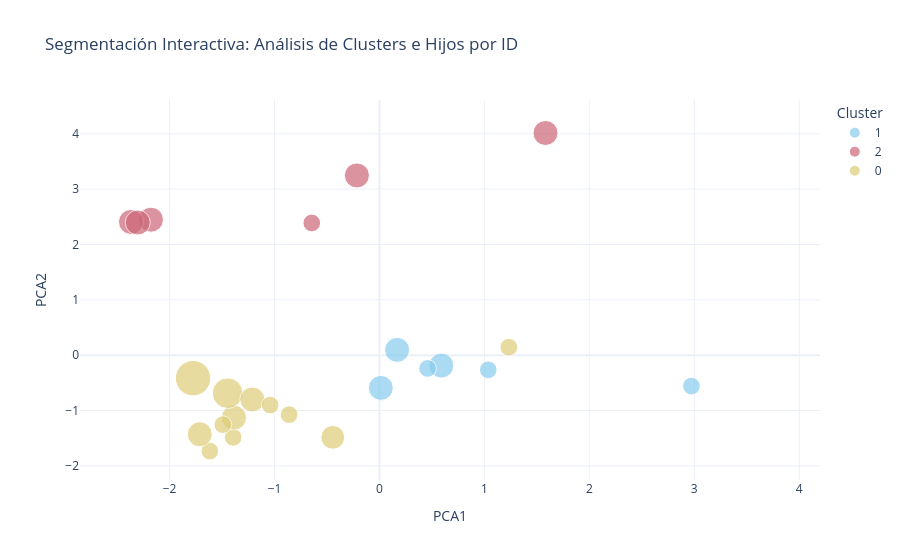

The notebook cell saved with this chart:
### Code cell
import plotly.express as px

# Aseguramos que Cluster sea un string para colores discretos
df_id['Cluster'] = df_id['Cluster'].astype(str)

fig = px.scatter(
    df_id, 
    x='PCA1', 
    y='PCA2', 
    color='Cluster',
    size='Son',
    size_max=25,
    # --- CAMBIOS AQUÍ ---
    hover_name=df_id.index,    # Si el ID es el índice del DataFrame
    # hover_name='ID_Column',  # Descomenta esta si tu ID es una columna llamada 'ID_Column'
    hover_data={
        'PCA1': False,         # Ocultamos coordenadas si no son útiles para el usuario
        'PCA2': False, 
        'Cluster': True, 
        'Son': True
    },
    # ---------------------
    color_discrete_sequence=px.colors.qualitative.Safe,
    title='Segmentación Interactiva: Análisis de Clusters e Hijos por ID',
    template='plotly_white'
)

fig.update_traces(marker=dict(line=dict(width=1, color='White')))
fig.update_layout(
    legend_title_text='Cluster',
    hoverlabel=dict(bgcolor="white", font_size=14) # Mejora la legibilidad del ID
)

fig.show()

### Figure 1 — Plotly figure (JSON) as saved in the notebook; plotly's stock layout.template omitted (floating-point values rounded to 4 significant figures)
{"data": [{"customdata": [["1", 1], ["1", 2], ["1", 2], ["1", 0], ["1", 0], ["1", 0], ["1", 0], ["1", 0], ["1", 1], ["1", 0], ["1", 0], ["1", 2], ["1", 0], ["1", 1]], "hovertemplate": "<b>%{hovertext}</b><br><br>Cluster=%{customdata[0]}<br>Son=%{customdata[1]}<extra></extra>", "hovertext": [0.0, 5.0, 8.0, 17.0, 20.0, 21.0, 24.0, 26.0, 27.0, 30.0, 31.0, 32.0, 33.0, 34.0], "legendgroup": "1", "marker": {"color": "rgb(136, 204, 238)", "line": {"color": "White", "width": 1}, "size": [1.0, 2.0, 2.0, 0.0, 0.0, 0.0, 0.0, 0.0, 1.0, 0.0, 0.0, 2.0, 0.0, 1.0], "sizemode": "area", "sizeref": 0.0064, "symbol": "circle"}, "mode": "markers", "name": "1", "orientation": "v", "showlegend": true, "type": "scatter", "x": [2.973, 0.5899, 0.1684, 3.22, 3.113, 3.817, 3.538, 1.476, 1.037, 0.8624, 0.4129, 0.01309, 0.9858, 0.4585], "xaxis": "x", "y": [-0.5582, -0.1876, 0.09599, 0.3655, 0.3833, -0.05876, -0.4405, -0.197, -0.2643, -0.3093, -1.091, -0.5913, -0.615, -0.2399], "yaxis": "y"}, {"customdata": [["2", 1], ["2", 2], ["2", 2], ["2", 2], ["2", 2], ["2", 2], ["2", 0]], "hovertemplate": "<b>%{hovertext}</b><br><br>Cluster=%{customdata[0]}<br>Son=%{customdata[1]}<extra></extra>", "hovertext": [1.0, 6.0, 15.0, 16.0, 22.0, 25.0, 29.0], "legendgroup": "2", "marker": {"color": "rgb(204, 102, 119)", "line": {"color": "White", "width": 1}, "size": [1.0, 2.0, 2.0, 2.0, 2.0, 2.0, 0.0], "sizemode": "area", "sizeref": 0.0064, "symbol": "circle"}, "mode": "markers", "name": "2", "orientation": "v", "showlegend": true, "type": "scatter", "x": [-0.6448, -2.177, -2.367, 1.582, -0.2148, -2.303, -1.283], "xaxis": "x", "y": [2.389, 2.448, 2.408, 4.015, 3.248, 2.397, 2.295], "yaxis": "y"}, {"customdata": [["0", 0], ["0", 1], ["0", 1], ["0", 2], ["0", 1], ["0", 2], ["0", 1], ["0", 3], ["0", 2], ["0", 1], ["0", 0], ["0", 4], ["0", 0], ["0", 1.8], ["0", 1]], "hovertemplate": "<b>%{hovertext}</b><br><br>Cluster=%{customdata[0]}<br>Son=%{customdata[1]}<extra></extra>", "hovertext": [2.0, 3.0, 4.0, 7.0, 9.0, 10.0, 11.0, 12.0, 13.0, 14.0, 18.0, 19.0, 23.0, 28.0, 35.0], "legendgroup": "0", "marker": {"color": "rgb(221, 204, 119)", "line": {"color": "White", "width": 1}, "size": [0.0, 1.0, 1.0, 2.0, 1.0, 2.0, 1.0, 3.0, 2.0, 1.0, 0.0, 4.0, 0.0, 1.8, 1.0], "sizemode": "area", "sizeref": 0.0064, "symbol": "circle"}, "mode": "markers", "name": "0", "orientation": "v", "showlegend": true, "type": "scatter", "x": [-0.9335, -1.394, -1.616, -1.712, -0.8607, -1.386, 1.233, -1.447, -1.212, -1.041, -0.49, -1.776, -0.6841, -0.4449, -1.492], "xaxis": "x", "y": [-1.422, -1.485, -1.734, -1.43, -1.075, -1.128, 0.1431, -0.6871, -0.8, -0.9021, -0.9247, -0.416, -0.8925, -1.485, -1.255], "yaxis": "y"}], "layout": {"hoverlabel": {"bgcolor": "white", "font": {"size": 14}}, "legend": {"itemsizing": "constant", "title": {"text": "Cluster"}, "tracegroupgap": 0}, "title": {"text": "Segmentación Interactiva: Análisis de Clusters e Hijos por ID"}, "xaxis": {"anchor": "y", "domain": [0, 1], "title": {"text": "PCA1"}}, "yaxis": {"anchor": "x", "domain": [0, 1], "title": {"text": "PCA2"}}}}
